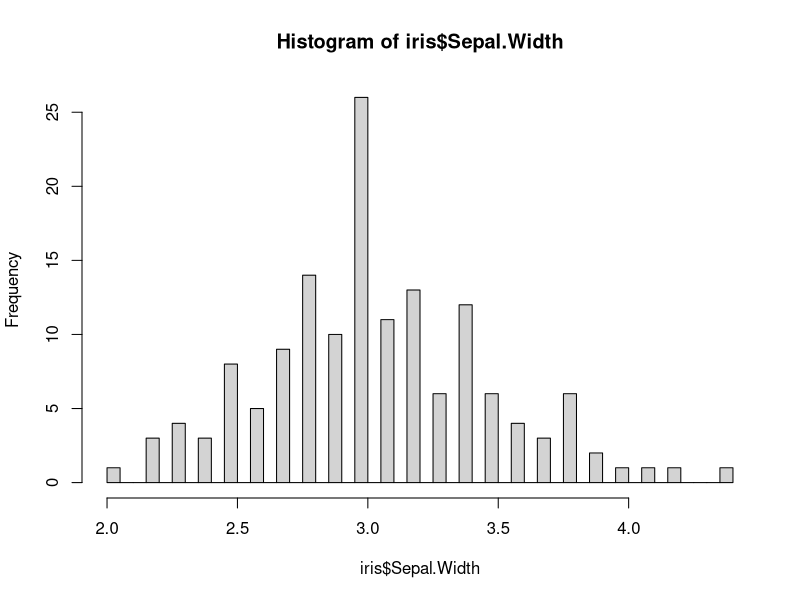
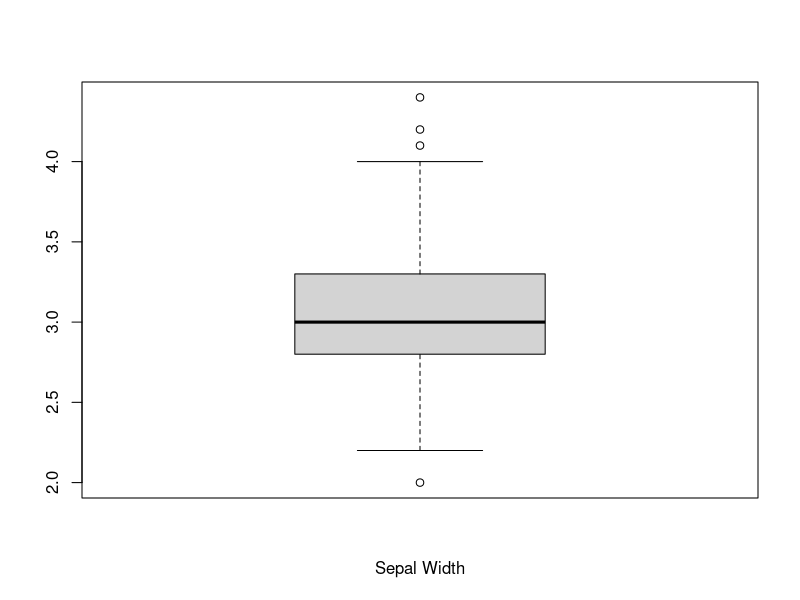
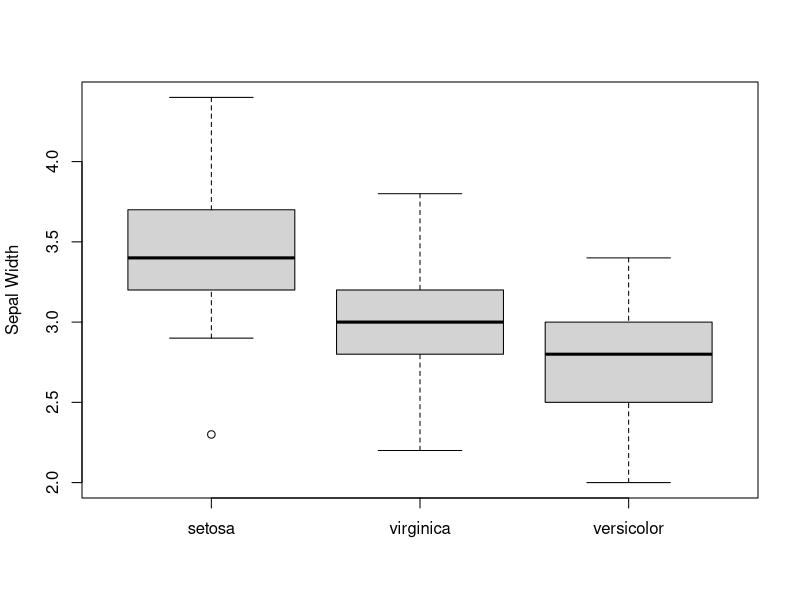

Write R code to recreate these figures, in order.
data(iris)
str(iris)

par(mfrow=c(1,1))
hist(iris$Sepal.Width, breaks=50)
boxplot(iris$Sepal.Width, xlab="Sepal Width")

set1 = iris$Sepal.Width [iris$Species == "setosa"]
set2 = iris$Sepal.Width[iris$Species == "virginica"]
set3 = iris$Sepal.Width[iris$Species == "versicolor"]


boxplot(set1, set2, set3, 
        names=c("setosa", "virginica", "versicolor"), 
        ylab="Sepal Width")

